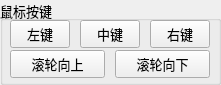
  <widget class="QGroupBox" name="groupBox_2">
   <property name="geometry">
    <rect>
     <x>490</x>
     <y>10</y>
     <width>221</width>
     <height>85</height>
    </rect>
   </property>
   <property name="font">
    <font>
     <pointsize>10</pointsize>
    </font>
   </property>
   <property name="title">
    <string>鼠标按键</string>
   </property>
   <widget class="QPushButton" name="Bt_mouse_M">
    <property name="geometry">
     <rect>
      <x>80</x>
      <y>20</y>
      <width>60</width>
      <height>28</height>
     </rect>
    </property>
    <property name="font">
     <font>
      <pointsize>10</pointsize>
     </font>
    </property>
    <property name="focusPolicy">
     <enum>Qt::NoFocus</enum>
    </property>
    <property name="text">
     <string>中键</string>
    </property>
   </widget>
   <widget class="QPushButton" name="Bt_mouse_R">
    <property name="geometry">
     <rect>
      <x>150</x>
      <y>20</y>
      <width>60</width>
      <height>28</height>
     </rect>
    </property>
    <property name="font">
     <font>
      <pointsize>10</pointsize>
     </font>
    </property>
    <property name="focusPolicy">
     <enum>Qt::NoFocus</enum>
    </property>
    <property name="text">
     <string>右键</string>
    </property>
   </widget>
   <widget class="QPushButton" name="Bt_mouse_L">
    <property name="geometry">
     <rect>
      <x>10</x>
      <y>20</y>
      <width>60</width>
      <height>28</height>
     </rect>
    </property>
    <property name="font">
     <font>
      <pointsize>10</pointsize>
     </font>
    </property>
    <property name="focusPolicy">
     <enum>Qt::NoFocus</enum>
    </property>
    <property name="text">
     <string>左键</string>
    </property>
   </widget>
   <widget class="QPushButton" name="Bt_wheel_down">
    <property name="geometry">
     <rect>
      <x>115</x>
      <y>50</y>
      <width>95</width>
      <height>28</height>
     </rect>
    </property>
    <property name="font">
     <font>
      <pointsize>10</pointsize>
     </font>
    </property>
    <property name="focusPolicy">
     <enum>Qt::NoFocus</enum>
    </property>
    <property name="text">
     <string>滚轮向下</string>
    </property>
   </widget>
   <widget class="QPushButton" name="Bt_wheel_up">
    <property name="geometry">
     <rect>
      <x>10</x>
      <y>50</y>
      <width>95</width>
      <height>28</height>
     </rect>
    </property>
    <property name="font">
     <font>
      <pointsize>10</pointsize>
     </font>
    </property>
    <property name="focusPolicy">
     <enum>Qt::NoFocus</enum>
    </property>
    <property name="text">
     <string>滚轮向上</string>
    </property>
   </widget>
  </widget>
